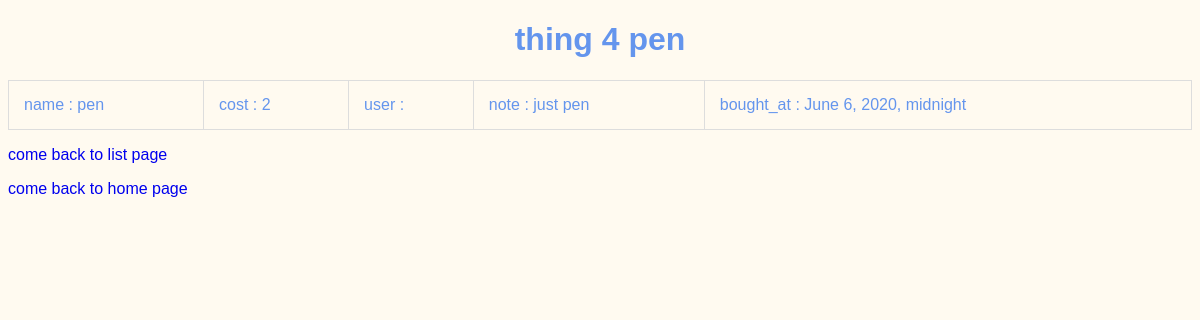
Page /update/4 on the committed database.
### things/models.py (models this page shows, shortened)
class Thing(models.Model):
    name = models.CharField(max_length=200)
    cost = models.IntegerField()
    user = get_user_model()
    note = models.CharField(max_length=256)
    bought_at = models.DateTimeField(auto_now=False, auto_now_add=False)

### things/views.py (the view)
# urls.py: path('update/<int:id>',update, name="update"),
def update(request, id):
    T= get_object_or_404(Thing, pk=id)
    return render(request,"thing/update.html",
                    {"T": T} )

### things/templates/thing/update.html (shortened to what this page needs)
{% extends "base.html" %}
{% block content %}
<center> <h1> thing {{T.pk}} {{T.name}}</h1></center>
<table>
    <tr>
        <td>name : {{T.name}}</td>
        <td>cost : {{T.cost}}</td>
        <td>user : {{T.user}}</td>
        <td>note : {{T.note}}</td>
        <td>bought_at : {{T.bought_at}}</td>
    </tr>
</table>
<p> <a href="{% url 'list' %}">come back to list page</a></p>
<p><a href="{% url 'index' %}">come back to home page</a></p>
{% endblock %}

### things/static/thing/style.css (style rules this page uses)
body { font-family: sans-serif; color: cornflowerblue; background-color: floralwhite; }
a { text-decoration: none; }
table, td, th { border: 1px solid #ddd; text-align: left; }
table { border-collapse: collapse; width: 100%; }
th, td { padding: 15px; }

### rows in the picture
Thing: pk "4", name "pen", cost "2", note "just pen", bought_at "June 6, 2020, midnight"
